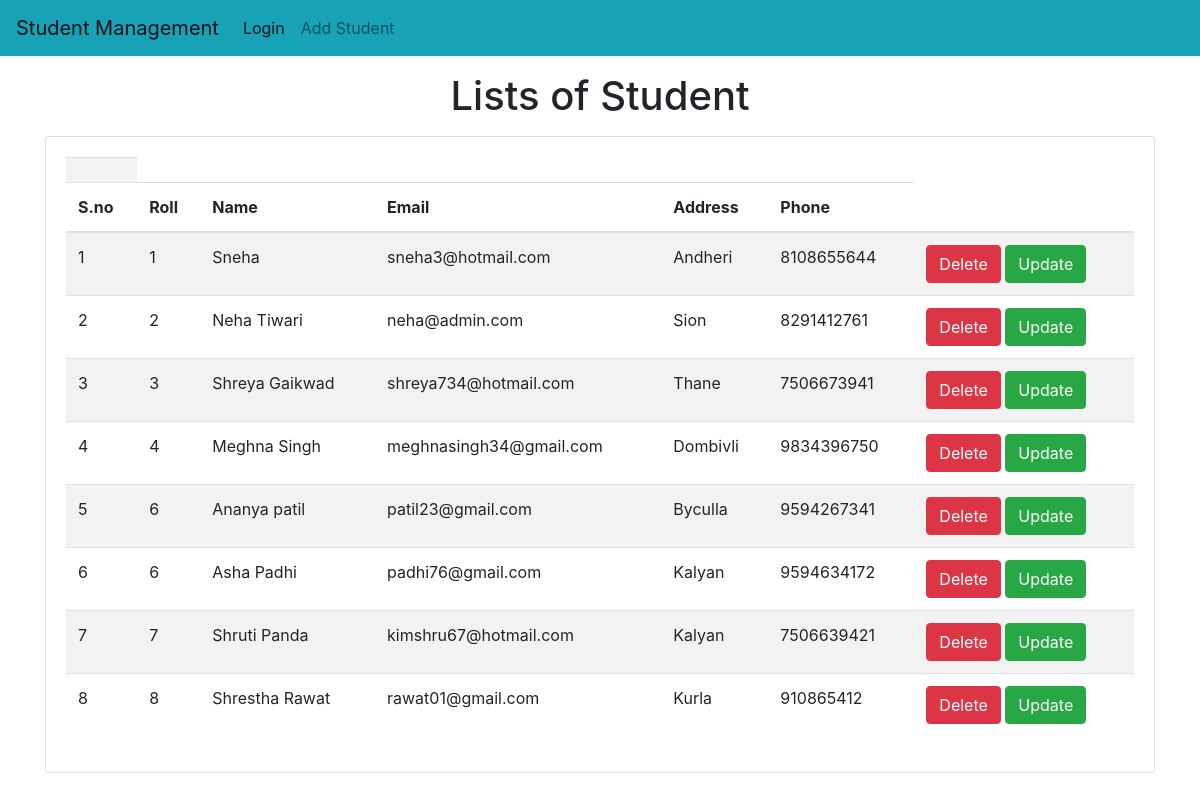
/std/, run on the app's committed database.
### std/models.py (models this page shows)
class Student(models.Model):
    roll=models.CharField(max_length=100)
    name=models.CharField(max_length=50)
    email=models.CharField(max_length=150)
    address=models.CharField(max_length=200)
    phone=models.CharField(max_length=10)

### std/views.py (the view)
# urls.py: path("",home),
def home(request):
    std=Student.objects.all()
    return render(request,"std/home.html", {'std':std})

### templates/std/home.html (shortened to what this page needs)
<!doctype html>
<html lang="en">
  <head>
    <link rel="stylesheet" href="https://cdn.jsdelivr.net/npm/bootstrap@4.0.0/dist/css/bootstrap.min.css">
  </head>
  <body>
    {% include 'std/navbar.html'%}
    <h1 class="text-center my-3">Lists of Student</h1>
    <div class="container">
      <div class="row">
        <div class="col-md-12">
          <div class="card">
            <div class="card-body">
              <table class="table table-striped">
                <th>
                  <tr>
                    <th>S.no</th>
                    <th>Roll</th>
                    <th>Name</th>
                    <th>Email</th>
                    <th>Address</th>
                    <th>Phone</th>
                  </tr>
                </th>
                <tbody>
                  {% for s in std %}
                  <tr>
                    <td>{{forloop.counter}}</td>
                    <td>{{s.roll}}</td>
                    <td>{{s.name}}</td>
                    <td>{{s.email}}</td>
                    <td>{{s.address}}</td>
                    <td>{{s.phone}}</td>
                    <td>
                      <a href="/std/delete-std/{{s.id}}" class="btn btn-danger md-sm">Delete</a>
                      <a href="/std/update-std/{{s.id}}" class="btn btn-success md-sm">Update</a>
                    </td>
                  </tr>
                  {% endfor %}
                </tbody>
              </table>
            </div>
          </div>
        </div>
      </div>
    </div>
  </body>
</html>

### templates/std/navbar.html (shortened to what this page needs)
<nav class="navbar navbar-expand-lg navbar-light bg-info">
    <a class="navbar-brand" href="/std/home/">Student Management</a>
    <div class="collapse navbar-collapse" id="navbarSupportedContent">
      <ul class="navbar-nav mr-auto">
         <li class="nav-item active">
          <a class="nav-link" href="#"> Login <span class="sr-only">(current)</span></a>
        </li>
        <li class="nav-item">
          <a class="nav-link" href="/std/add-std/">Add Student</a>
        </li>
      </ul>
    </div>
  </nav>

### data on the page
Student: roll "1", name "Sneha", email "sneha3@hotmail.com", address "Andheri", phone "8108655644"
Student: roll "2", name "Neha Tiwari", email "neha@admin.com", address "Sion", phone "8291412761"
Student: roll "3", name "Shreya Gaikwad", email "shreya734@hotmail.com", address "Thane", phone "7506673941"
Student: roll "4", name "Meghna Singh", email "meghnasingh34@gmail.com", address "Dombivli", phone "9834396750"
Student: roll "6", name "Ananya patil", email "patil23@gmail.com", address "Byculla", phone "9594267341"
Student: roll "6", name "Asha Padhi", email "padhi76@gmail.com", address "Kalyan", phone "9594634172"
Student: roll "7", name "Shruti Panda", email "kimshru67@hotmail.com", address "Kalyan", phone "7506639421"
Student: roll "8", name "Shrestha Rawat", email "rawat01@gmail.com", address "Kurla", phone "910865412"
